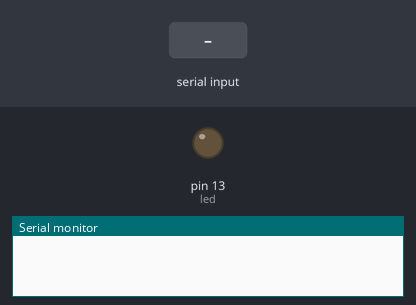
This sketch was run on a simulated Arduino Uno, built with avr-gcc and run on an emulated ATmega328P. Shown: output pins drawn as LEDs (lit = HIGH), the last lines printed to the serial monitor. Inputs (shaded band) come from the test bench.

Above: at 1.2 s.
1.3 s: "1" received over Serial
At 2.5 s:
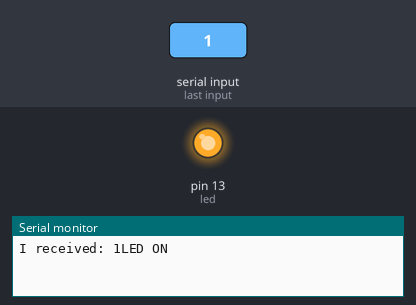
2.8 s: "0" received over Serial
At 3.7 s:
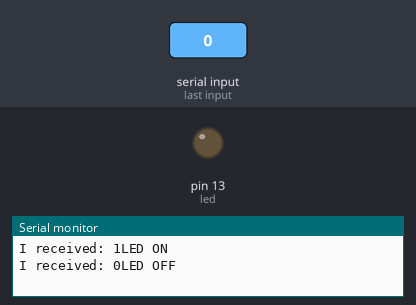
Timing chart, 0 to 5.8 s (numbered marks = the images above; inputs shaded):
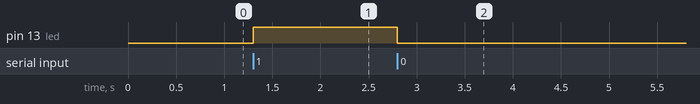

Measured:
- after the input at 1.3 s, pin 13 (led): LOW → HIGH at once
- after the input at 2.8 s, pin 13 (led): HIGH → LOW at once

The sketch:

pruba_serial.ino
```cpp
//String SerialData="";
char SerialData;
int led =13;

void setup() {
  Serial.begin (9600); //inicia comunicacion serial
  pinMode(led,OUTPUT);

}

void loop() {

  if(Serial.available()>0){ //Verifica el primer caracter que ingresa al puerto serial
    //SerialData = Serial.readString();
    SerialData=Serial.read();

    Serial.print("I received: ");
    Serial.print(SerialData);


    if(SerialData=='1'){
      digitalWrite(led, HIGH);
      Serial.println("LED ON");
   }
    if(SerialData=='0'){
      digitalWrite(led, LOW);
      Serial.println("LED OFF");
   }
  }
}
```
